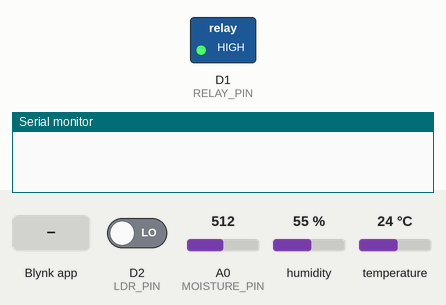
A sketch run on a simulated ESP8266 (NodeMCU). Shown: switched loads named in the sketch (green lamp = pin HIGH), the last lines printed to the serial monitor. The inputs (shaded band) are chosen by the test bench; at power-on: A0 (MOISTURE_PIN) = 512, D2 (LDR_PIN) LOW, humidity 55 %, temperature 24 °C. WiFi joins after 1.5 s; servers stay silent unless stated.

Above: at 3.0 s.
3.1 s: A0 (MOISTURE_PIN) set to 410
7.3 s: A0 (MOISTURE_PIN) set to 383
At 8.5 s:
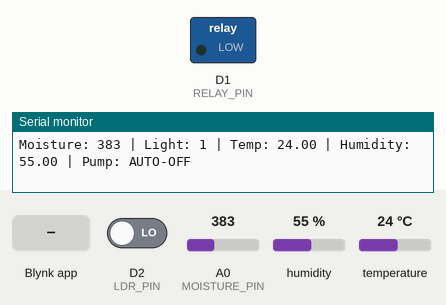
11.3 s: Blynk app writes 0 to V4
At 11.7 s:
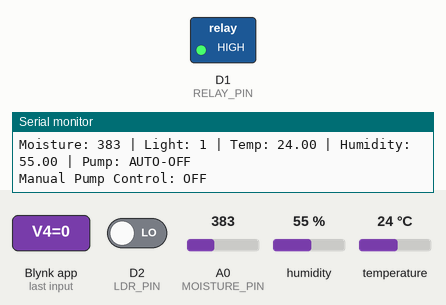
12.8 s: A0 (MOISTURE_PIN) set to 511
At 14.6 s:
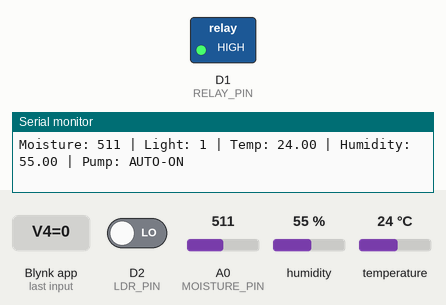
15.3 s: A0 (MOISTURE_PIN) set to 390
At 17.0 s:
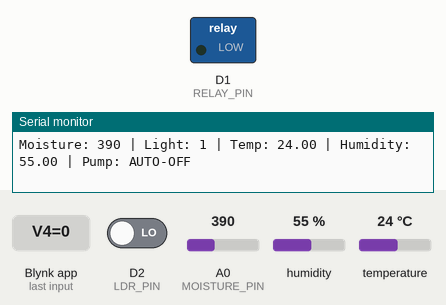
Timing chart, 0 to 18.3 s (numbered marks = the images above; inputs shaded):
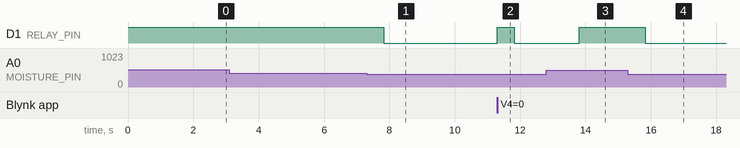

The sketch:

SmartFarm.ino
```cpp
#define BLYNK_TEMPLATE_ID "TMPL3StyBgDFn"
#define BLYNK_TEMPLATE_NAME "SmartFarm"
#define BLYNK_AUTH_TOKEN "wLCjepXyoiEJJnpPMHqHVzKdbEkywkq5"

#include <ESP8266WiFi.h>
#include <BlynkSimpleEsp8266.h>
#include "DHT.h"

// WiFi credentials
char ssid[] = "OnePlus Nord CE4";
char pass[] = "1234554321";

// Pin configuration
#define MOISTURE_PIN A0      // Moisture sensor (Analog)
#define LDR_PIN D2           // Light sensor (Digital)
#define DHT_PIN D4           // DHT11 sensor
#define RELAY_PIN D1         // Pump relay control

#define DHTTYPE DHT11
DHT dht(DHT_PIN, DHTTYPE);

// Variables
int moistureValue = 0;      // Will use V0
int ldrValue = 0;           // Will use V1 (Light)
float temperature = 0;      // Will use V2
float humidity = 0;         // Will use V3
bool manualPumpControl = false; // Pump control flag (V4)

BlynkTimer timer;

// Blynk virtual pin assignments:
// V0 - Soil Moisture
// V1 - Light (LDR)
// V2 - Temperature
// V3 - Humidity
// V4 - Pump Control


// Pump control (V4) - Toggle button in Blynk app
BLYNK_WRITE(V4) {
  manualPumpControl = param.asInt();
  digitalWrite(RELAY_PIN, manualPumpControl ? LOW : HIGH); // LOW = Relay ON
  Serial.print("Manual Pump Control: ");
  Serial.println(manualPumpControl ? "ON" : "OFF");
}

void sendSensorData() {
  // Read soil moisture (V0)
  moistureValue = analogRead(MOISTURE_PIN);
  Blynk.virtualWrite(V0, moistureValue);

  // Read light sensor (V1)
  ldrValue = digitalRead(LDR_PIN) == HIGH ? 0 : 1;
  Blynk.virtualWrite(V1, ldrValue);

  // Read DHT sensor (V2 & V3)
  float h = dht.readHumidity();
  float t = dht.readTemperature();

  if (!isnan(h) && !isnan(t)) {
    humidity = h;
    temperature = t;
    Blynk.virtualWrite(V2, temperature);
    Blynk.virtualWrite(V3, humidity);
  } else {
    Serial.println("Failed to read DHT sensor!");
  }

  // Auto pump control (unless manual mode is active)
  if (!manualPumpControl) {
    if (moistureValue > 400) {  // Adjust threshold as needed
      digitalWrite(RELAY_PIN, HIGH);  // Pump ON
      Blynk.virtualWrite(V4, 1);     // Update Blynk app
    } else {
      digitalWrite(RELAY_PIN, LOW); // Pump OFF
      Blynk.virtualWrite(V4, 0);     // Update Blynk app
    }
  }

  // Debug output
  Serial.print("Moisture: "); Serial.print(moistureValue);
  Serial.print(" | Light: "); Serial.print(ldrValue);
  Serial.print(" | Temp: "); Serial.print(temperature);
  Serial.print(" | Humidity: "); Serial.print(humidity);
  Serial.print(" | Pump: "); Serial.println(manualPumpControl ? "MANUAL" : (digitalRead(RELAY_PIN) == HIGH ? "AUTO-ON" : "AUTO-OFF"));
}

void setup() {
  Serial.begin(115200);
  pinMode(RELAY_PIN, OUTPUT);
  digitalWrite(RELAY_PIN, HIGH); // Initially OFF
  pinMode(LDR_PIN, INPUT);

  dht.begin();

  // Connect to Blynk
  Blynk.begin(BLYNK_AUTH_TOKEN, ssid, pass);

  // Setup timer to send data every 2 seconds
  timer.setInterval(2000L, sendSensorData);
}

void loop() {
  Blynk.run();
  timer.run();
}
```

Measured:
- the behaviour switches between 401 and 400 on A0 (MOISTURE_PIN) (found by bisection; images 0 and 1)
- after the input at 7.3 s, D1 (RELAY_PIN): HIGH → LOW after 0.53 s
- after the input at 11.3 s, D1 (RELAY_PIN): LOW → HIGH at once, → LOW 0.53 s later
- after the input at 12.8 s, D1 (RELAY_PIN): LOW → HIGH after 1.0 s
- after the input at 15.3 s, D1 (RELAY_PIN): HIGH → LOW after 0.53 s
